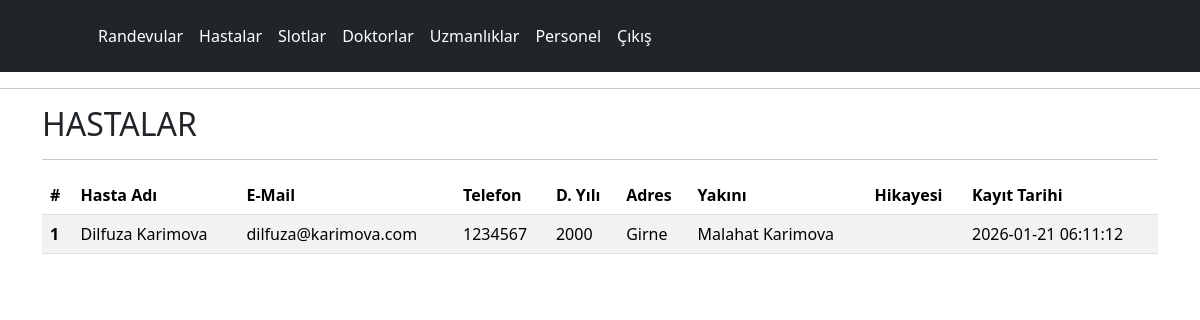
Page /php/panel/hastalar.php on the committed database.
### tables this page shows
CREATE TABLE IF NOT EXISTS `patient` (
	`id`			INT NOT NULL PRIMARY KEY AUTO_INCREMENT,
	`tckno`			VARCHAR(11) NOT NULL,
	`name`			VARCHAR(50) NOT NULL,
	`email`			VARCHAR(100) NOT NULL,
	`password`		VARCHAR(50) NOT NULL,
	`phone`			VARCHAR(50) NULL,
	`birthyear`		INT NOT NULL,
	`address`		VARCHAR(100) NULL,
	`relative`		VARCHAR(100) NULL,
	`history`		VARCHAR(500) NULL,
	`createdtime`	TIMESTAMP NOT NULL DEFAULT CURRENT_TIMESTAMP(),
	UNIQUE (`email`),
	UNIQUE (`tckno`)
);

### php/panel/hastalar.php (the view, shortened to what this page needs)
<?PHP
	require_once("../inc_config.php");
?>
<html>
	<head>
		<link href="https://cdn.jsdelivr.net/npm/bootstrap@5.3.8/dist/css/bootstrap.min.css" rel="stylesheet">
	</head>
	<body>
	<?PHP include("inc_header.php");?>
	<hr>
	<div class="container">
	<h2>HASTALAR</h2>
	<hr>
	<table class="table table-striped  table-hover">
		<thead>
			<tr>
			<th scope="col">#</th>
			<th scope="col">Hasta Adı</th>
			<th scope="col">E-Mail</th>
			<th scope="col">Telefon</th>
			<th scope="col">D. Yılı</th>
			<th scope="col">Adres</th>
			<th scope="col">Yakını</th>
			<th scope="col">Hikayesi</th>
			<th scope="col">Kayıt Tarihi</th>
			</tr>
		</thead>
		<tbody>
<?PHP
$myQuery = "select * from patient";
$result = $mysqli->query($myQuery);
?>
<?PHP while($rs = mysqli_fetch_array($result)){?>
			<tr>
				<th scope="row"><?=$rs['id'];?></th>
				<td><?=$rs['name'];?></td>
				<td><?=$rs['email'];?></td>
				<td><?=$rs['phone'];?></td>
				<td><?=$rs['birthyear'];?></td>
				<td><?=$rs['address'];?></td>
				<td><?=$rs['relative'];?></td>
				<td><?=$rs['history'];?></td>
				<td><?=$rs['createdtime'];?></td>
			</tr>
<?PHP } ?>
		</tbody>
	</table>
	</body>
</html>

### rows in the picture
patient: id "1", name "Dilfuza Karimova", email "dilfuza@karimova.com", phone "1234567", birthyear "2000", address "Girne", relative "Malahat Karimova", createdtime "2026-01-21 06:11:12"
